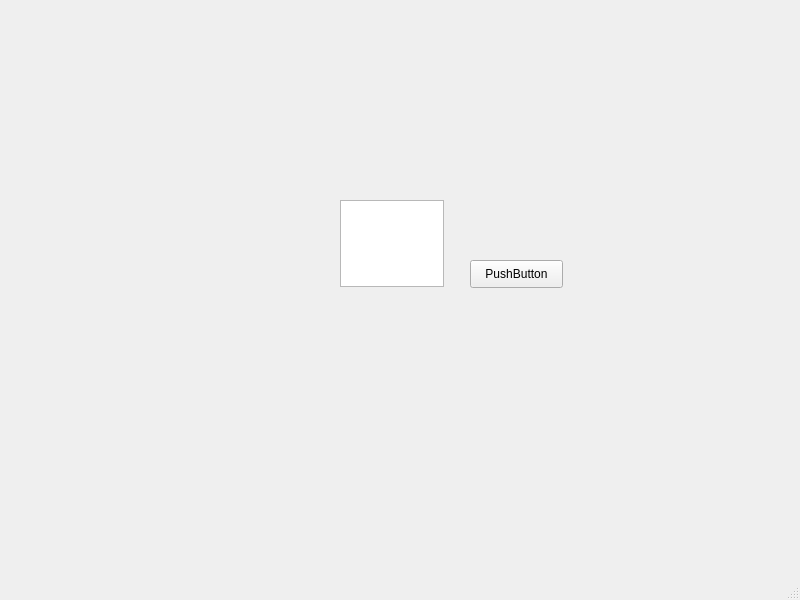
<?xml version="1.0" encoding="UTF-8"?>
<ui version="4.0">
 <class>LCM</class>
 <widget class="QMainWindow" name="LCM">
  <property name="geometry">
   <rect>
    <x>0</x>
    <y>0</y>
    <width>800</width>
    <height>600</height>
   </rect>
  </property>
  <property name="windowTitle">
   <string>LCM</string>
  </property>
  <widget class="QWidget" name="centralwidget">
   <widget class="QPushButton" name="pushButton">
    <property name="geometry">
     <rect>
      <x>470</x>
      <y>260</y>
      <width>93</width>
      <height>28</height>
     </rect>
    </property>
    <property name="text">
     <string>PushButton</string>
    </property>
   </widget>
   <widget class="QTextEdit" name="textEdit">
    <property name="geometry">
     <rect>
      <x>340</x>
      <y>200</y>
      <width>104</width>
      <height>87</height>
     </rect>
    </property>
   </widget>
  </widget>
  <widget class="QMenuBar" name="menubar">
   <property name="geometry">
    <rect>
     <x>0</x>
     <y>0</y>
     <width>800</width>
     <height>26</height>
    </rect>
   </property>
  </widget>
  <widget class="QStatusBar" name="statusbar"/>
 </widget>
 <resources/>
 <connections/>
</ui>
